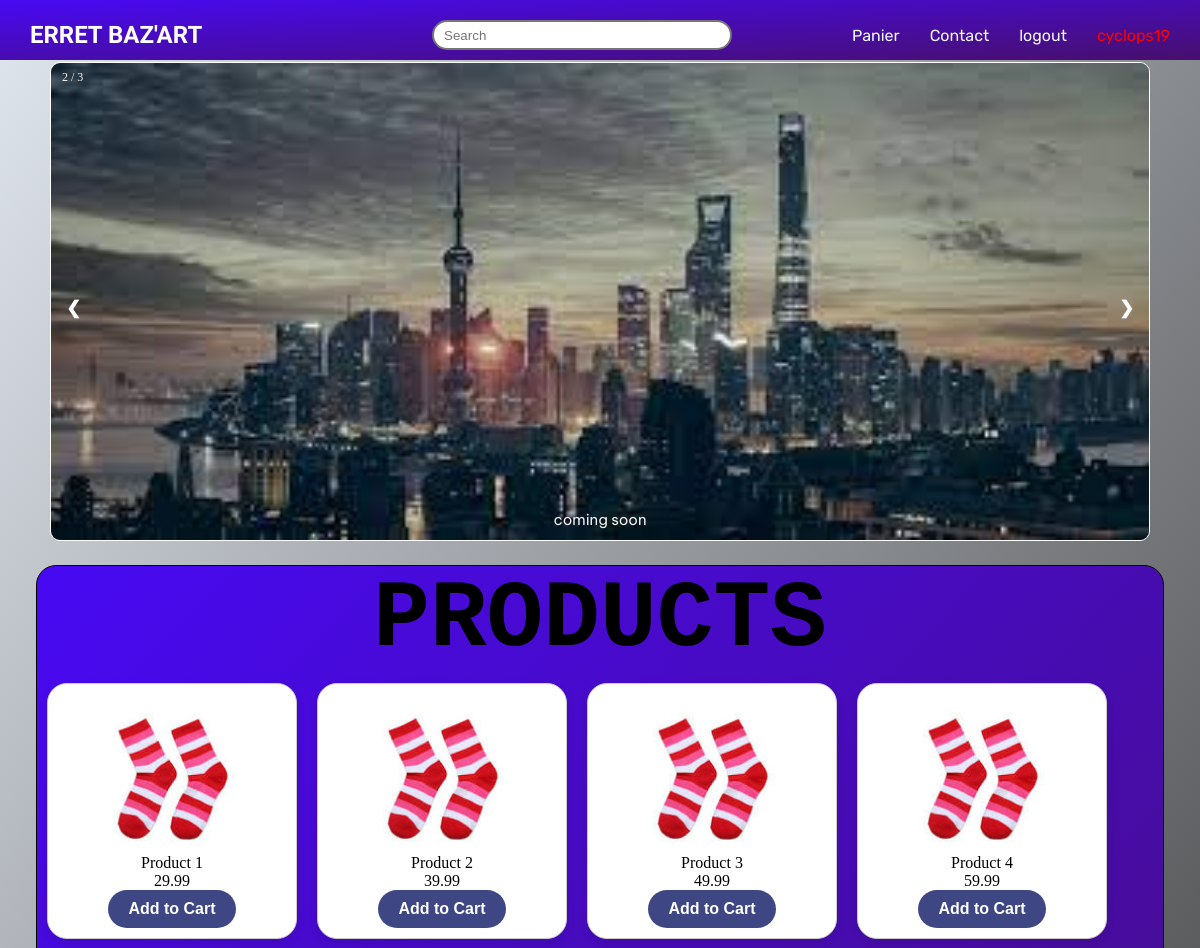
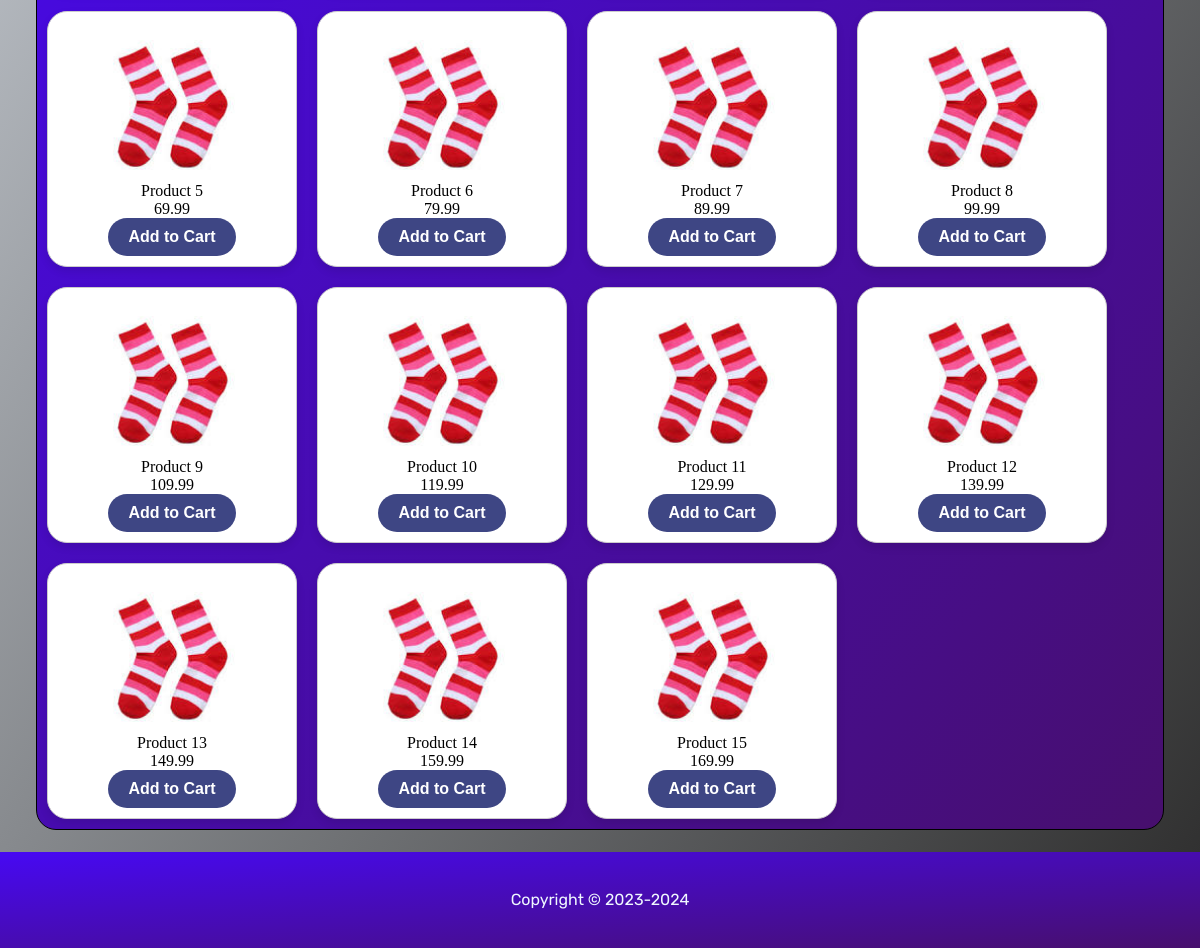
/home.php (signed in), run on the app's committed database (2 pictures, top to bottom).
### tables this page shows
CREATE TABLE `products` (
  `id` int(11) NOT NULL,
  `name` varchar(20) NOT NULL,
  `price` double NOT NULL,
  `image` varchar(255) NOT NULL
);

### home.php (the view, shortened to what this page needs)
<!DOCTYPE html>
<html lang="en">
<head>
   <link rel="stylesheet" href="style.css" />
  <link rel="stylesheet" href="responsive.css" />
</head>
<body>
  <header>
    <nav>
      <ul>
        <h1>ERRET BAZ'ART</h1>
        <input id="searchInput" type="text" placeholder="Search" oninput="filterCards()" />
        <li><a href="cart.php">Panier</a></li>
        <li><a href="#contact">Contact</a></li>
        <li><a href="logout.php">logout</a></li>
        <?php
            if (isset($_SESSION['user'])) {
                $username = $_SESSION['user'];
                echo '<li><a href="#userAccount" style="color:red">' . $username . '</a></li>';
            } else {
                header("Location: index.html");
            }
        ?>
      </ul>
    </nav>
  </header>
  <main>
    <div class="container">
  <div class="slideshow-container">
    <div class="mySlides fade">
      <div class="numbertext">2 / 3</div>
      <img class= "sliderimg" src="./pict/2.jpg" style="width:100%">
      <div class="text">coming soon</div>
    </div>
    <a class="prev" onclick="plusSlides(-1)">&#10094;</a>
    <a class="next" onclick="plusSlides(1)">&#10095;</a>
  </div>
  <div class="first">
    <div class="trikouet firstcard">
        <h2 class="salem"> PRODUCTS </h2>
        <?php
include("connection.php");
try {
    $statement = $conn->query('SELECT * FROM products');
    $products = $statement->fetchAll(PDO::FETCH_ASSOC);
} catch (PDOException $e) {
    die("Error: " . $e->getMessage());
}
foreach ($products as $product) {
  echo '<div class="card-items">';
  echo '<img src="' . $product['image'] . '" alt="' . $product['name'] . '">';
  echo '<p class="titre">' . $product['name'] . '</p>';
  echo '<p>' . $product['price'] . '</p>';
     echo '<form method="post" action="addtocart.php">';
  echo '<button class="btn" type="submit">Add to Cart</button>';
  echo '</form>';
  echo '</div>';
}
?>
    </div>
</div>
          </main>
      <footer>
        <p>Copyright &#169; 2023-2024</p>
      </footer>
    </body>
  </html>

### style.css (style rules this page uses)
* { margin: 0; padding: 0; box-sizing: border-box; overflow-x: hidden; }
header { background: linear-gradient(to bottom right, #4709f3, #470f6d); padding: 20px 0 40px; height: 25px; overflow: hidden; }
header nav ul h1 { display: flex; color: white; position: absolute; left: 0; padding: 0 30px; font-family: 'Tilt Warp', cursive; }
header nav ul { color: white; display: flex; list-style: none; justify-content: flex-end; align-items: center; }
header nav ul li a { text-decoration: none; color: aliceblue; padding: 5px 30px 0 0; font-family: 'Rubik', sans-serif; }
header nav ul input { border-radius: 20px; border-style: solid; position: relative; right: 10vw; width: 25vw; height: 30px; padding: 2px 10px; }
footer { width: 100vw; display: flex; justify-content: center; align-items: center; background: linear-gradient(to bottom right, #4709f3, #470f6d); height: 12vh; }
footer p { color: aliceblue; font-family: 'Rubik', sans-serif; }
main { background: linear-gradient(to bottom right, #dde3eb, #313131); min-height: calc(100vh - 87px); }
.container { padding: 2px 16px; }
.firstcard { background: linear-gradient(to bottom right, #4709f3, #470f6d); border-radius: 20px; margin: 20px; border: 1px solid #000; }
.card-items { display: inline-flex; background-color: white;; flex-direction: column; align-items: center; text-align: center; width: 250px; height: auto; padding: 10px; border: 1px solid #ccc; border-radius: 20px; box-shadow: 0px 4px 8px rgba(0, 0, 0, 0.1); margin: 10px; }
.card-items img { display: block; max-width: 100%; border-radius: 20px; margin-top: 10px; width: 150px; height: 150px; }
.slideshow-container { max-width: 1100px; position: relative; margin: auto; }
.mySlides { display: none; }
.prev, .next { cursor: pointer; position: absolute; top: 50%; width: auto; margin-top: -22px; padding: 16px; color: white; font-weight: bold; font-size: 18px; transition: 0.6s ease; border-radius: 0 3px 3px 0; user-select: none; }
.next { right: 0; border-radius: 3px 0 0 3px; }
.text { color: #f2f2f2; font-size: 15px; padding: 8px 12px; position: absolute; bottom: 8px; width: 100%; text-align: center; font-family: 'Be Vietnam Pro', sans-serif; }
.numbertext { color: #f2f2f2; font-size: 12px; padding: 8px 12px; position: absolute; top: 0; }
.fade { animation-name: fade; animation-duration: 1.5s; }
.sliderimg { border: solid 1px rgb(255, 255, 255); border-radius: 10px; }
.salem { text-align: center; font-family: 'Courier New', Courier, monospace; font-weight: 900; font-size: 2.5cm; }
.btn { display: inline-block; padding: 10px 20px; font-size: 16px; font-weight: bold; text-align: center; text-decoration: none; border-radius: 20px; border: none; background-color: #3e4684; color: white; cursor: pointer; transition: background-color 0.3s; }

### data on the page
products: image (picture), name "Product 1", price "29.99"
products: image (picture), name "Product 2", price "39.99"
products: image (picture), name "Product 3", price "49.99"
products: image (picture), name "Product 4", price "59.99"
products: image (picture), name "Product 5", price "69.99"
products: image (picture), name "Product 6", price "79.99"
products: image (picture), name "Product 7", price "89.99"
products: image (picture), name "Product 8", price "99.99"
products: image (picture), name "Product 9", price "109.99"
products: image (picture), name "Product 10", price "119.99"
products: image (picture), name "Product 11", price "129.99"
products: image (picture), name "Product 12", price "139.99"
products: image (picture), name "Product 13", price "149.99"
products: image (picture), name "Product 14", price "159.99"
products: image (picture), name "Product 15", price "169.99"

### other printed values
$username "cyclops19"
